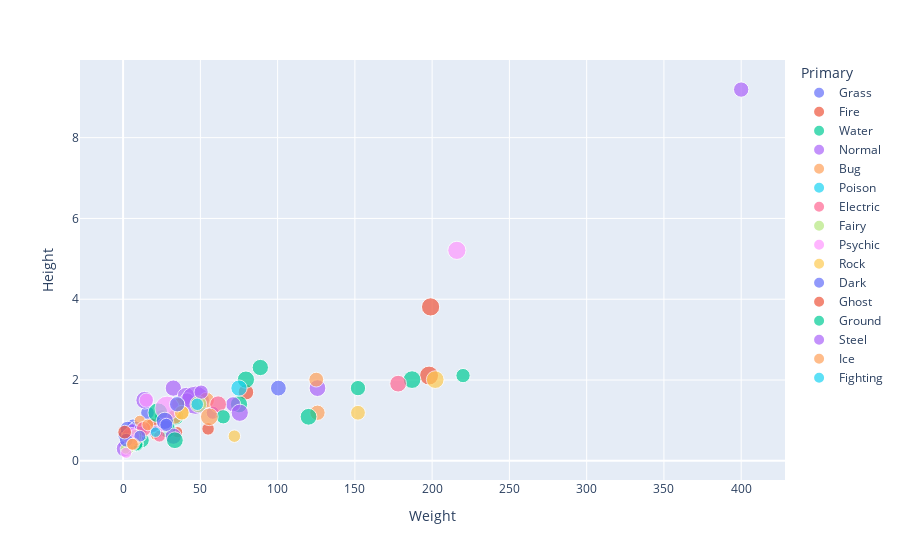

Notebook cell for this chart:
### Code cell
gen2_df = pokemon.loc[pokemon['Generation']==2]

gen2_df

fig = px.scatter(gen2_df, x="Weight",
                y="Height", size='HP',color='Primary',
                color_discrete_map=colours, hover_name="Name")
fig.show()

### Figure 1 — Plotly figure (JSON) as saved in the notebook; plotly's stock layout.template omitted (floating-point values rounded to 4 significant figures)
{"data": [{"hovertemplate": "<b>%{hovertext}</b><br><br>Primary=Grass<br>Weight=%{x}<br>Height=%{y}<br>HP=%{marker.size}<extra></extra>", "hovertext": ["Chikorita", "Bayleef", "Meganium", "Bellossom", "Hoppip", "Skiploom", "Jumpluff", "Sunkern", "Sunflora"], "legendgroup": "Grass", "marker": {"color": "#636efa", "size": [45, 60, 80, 75, 35, 55, 75, 30, 75], "sizemode": "area", "sizeref": 0.6375, "symbol": "circle"}, "mode": "markers", "name": "Grass", "orientation": "v", "showlegend": true, "type": "scatter", "x": [6.4, 15.8, 100.5, 5.8, 0.5, 1, 3, 1.8, 8.5], "xaxis": "x", "y": [0.89, 1.19, 1.8, 0.41, 0.41, 0.61, 0.79, 0.3, 0.79], "yaxis": "y"}, {"hovertemplate": "<b>%{hovertext}</b><br><br>Primary=Fire<br>Weight=%{x}<br>Height=%{y}<br>HP=%{marker.size}<extra></extra>", "hovertext": ["Cyndaquil", "Quilava", "Typhlosion", "Slugma", "Magcargo", "Magby", "Entei", "Ho-Oh"], "legendgroup": "Fire", "marker": {"color": "#EF553B", "size": [39, 58, 78, 40, 50, 45, 115, 106], "sizemode": "area", "sizeref": 0.6375, "symbol": "circle"}, "mode": "markers", "name": "Fire", "orientation": "v", "showlegend": true, "type": "scatter", "x": [7.9, 19, 79.5, 35, 55, 21.4, 198, 199], "xaxis": "x", "y": [0.51, 0.89, 1.7, 0.71, 0.79, 0.71, 2.11, 3.81], "yaxis": "y"}, {"hovertemplate": "<b>%{hovertext}</b><br><br>Primary=Water<br>Weight=%{x}<br>Height=%{y}<br>HP=%{marker.size}<extra></extra>", "hovertext": ["Totodile", "Croconaw", "Feraligatr", "Chinchou", "Lanturn", "Marill", "Azumarill", "Politoed", "Wooper", "Quagsire", "Slowking", "Qwilfish", "Corsola", "Remoraid", "Octillery", "Mantine", "Kingdra", "Suicune"], "legendgroup": "Water", "marker": {"color": "#00cc96", "size": [50, 65, 85, 75, 125, 70, 100, 90, 55, 95, 95, 65, 55, 35, 75, 65, 75, 100], "sizemode": "area", "sizeref": 0.6375, "symbol": "circle"}, "mode": "markers", "name": "Water", "orientation": "v", "showlegend": true, "type": "scatter", "x": [9.5, 25, 88.8, 12, 22.5, 8.5, 28.5, 33.9, 8.5, 75, 79.5, 3.9, 5, 12, 28.5, 220, 152, 187], "xaxis": "x", "y": [0.61, 1.09, 2.31, 0.51, 1.19, 0.41, 0.79, 1.09, 0.41, 1.4, 2.01, 0.51, 0.61, 0.61, 0.89, 2.11, 1.8, 2.01], "yaxis": "y"}, {"hovertemplate": "<b>%{hovertext}</b><br><br>Primary=Normal<br>Weight=%{x}<br>Height=%{y}<br>HP=%{marker.size}<extra></extra>", "hovertext": ["Sentret", "Furret", "Hoothoot", "Noctowl", "Igglybuff", "Aipom", "Girafarig", "Dunsparce", "Teddiursa", "Ursaring", "Porygon2", "Stantler", "Smeargle", "Miltank", "Blissey"], "legendgroup": "Normal", "marker": {"color": "#ab63fa", "size": [35, 85, 60, 100, 90, 55, 70, 100, 60, 90, 85, 73, 55, 95, 255], "sizemode": "area", "sizeref": 0.6375, "symbol": "circle"}, "mode": "markers", "name": "Normal", "orientation": "v", "showlegend": true, "type": "scatter", "x": [6, 32.5, 21.2, 40.8, 1, 11.5, 41.5, 14, 8.8, 125.8, 32.5, 71.2, 58, 75.5, 46.8], "xaxis": "x", "y": [0.79, 1.8, 0.71, 1.6, 0.3, 0.79, 1.5, 1.5, 0.61, 1.8, 0.61, 1.4, 1.19, 1.19, 1.5], "yaxis": "y"}, {"hovertemplate": "<b>%{hovertext}</b><br><br>Primary=Bug<br>Weight=%{x}<br>Height=%{y}<br>HP=%{marker.size}<extra></extra>", "hovertext": ["Ledyba", "Ledian", "Spinarak", "Ariados", "Yanma", "Pineco", "Forretress", "Scizor", "Shuckle", "Heracross"], "legendgroup": "Bug", "marker": {"color": "#FFA15A", "size": [40, 55, 40, 70, 65, 50, 75, 70, 20, 80], "sizemode": "area", "sizeref": 0.6375, "symbol": "circle"}, "mode": "markers", "name": "Bug", "orientation": "v", "showlegend": true, "type": "scatter", "x": [10.8, 35.6, 8.5, 33.5, 38, 7.2, 125.8, 125, 20.5, 54], "xaxis": "x", "y": [0.99, 1.4, 0.51, 1.09, 1.19, 0.61, 1.19, 2.01, 0.61, 1.5], "yaxis": "y"}, {"hovertemplate": "<b>%{hovertext}</b><br><br>Primary=Poison<br>Weight=%{x}<br>Height=%{y}<br>HP=%{marker.size}<extra></extra>", "hovertext": ["Crobat"], "legendgroup": "Poison", "marker": {"color": "#19d3f3", "size": [85], "sizemode": "area", "sizeref": 0.6375, "symbol": "circle"}, "mode": "markers", "name": "Poison", "orientation": "v", "showlegend": true, "type": "scatter", "x": [75], "xaxis": "x", "y": [1.8], "yaxis": "y"}, {"hovertemplate": "<b>%{hovertext}</b><br><br>Primary=Electric<br>Weight=%{x}<br>Height=%{y}<br>HP=%{marker.size}<extra></extra>", "hovertext": ["Pichu", "Mareep", "Flaaffy", "Ampharos", "Elekid", "Raikou"], "legendgroup": "Electric", "marker": {"color": "#FF6692", "size": [20, 55, 70, 90, 45, 90], "sizemode": "area", "sizeref": 0.6375, "symbol": "circle"}, "mode": "markers", "name": "Electric", "orientation": "v", "showlegend": true, "type": "scatter", "x": [2, 7.8, 13.3, 61.5, 23.5, 178], "xaxis": "x", "y": [0.3, 0.61, 0.79, 1.4, 0.61, 1.91], "yaxis": "y"}, {"hovertemplate": "<b>%{hovertext}</b><br><br>Primary=Fairy<br>Weight=%{x}<br>Height=%{y}<br>HP=%{marker.size}<extra></extra>", "hovertext": ["Cleffa", "Togepi", "Togetic", "Snubbull", "Granbull"], "legendgroup": "Fairy", "marker": {"color": "#B6E880", "size": [50, 35, 55, 60, 90], "sizemode": "area", "sizeref": 0.6375, "symbol": "circle"}, "mode": "markers", "name": "Fairy", "orientation": "v", "showlegend": true, "type": "scatter", "x": [3, 1.5, 3.2, 7.8, 48.7], "xaxis": "x", "y": [0.3, 0.3, 0.61, 0.61, 1.4], "yaxis": "y"}, {"hovertemplate": "<b>%{hovertext}</b><br><br>Primary=Psychic<br>Weight=%{x}<br>Height=%{y}<br>HP=%{marker.size}<extra></extra>", "hovertext": ["Natu", "Xatu", "Espeon", "Unown", "Wobbuffet", "Lugia", "Celebi"], "legendgroup": "Psychic", "marker": {"color": "#FF97FF", "size": [40, 65, 65, 48, 190, 106, 100], "sizemode": "area", "sizeref": 0.6375, "symbol": "circle"}, "mode": "markers", "name": "Psychic", "orientation": "v", "showlegend": true, "type": "scatter", "x": [2, 15, 26.5, 5, 28.5, 216, 5], "xaxis": "x", "y": [0.2, 1.5, 0.89, 0.51, 1.3, 5.21, 0.61], "yaxis": "y"}, {"hovertemplate": "<b>%{hovertext}</b><br><br>Primary=Rock<br>Weight=%{x}<br>Height=%{y}<br>HP=%{marker.size}<extra></extra>", "hovertext": ["Sudowoodo", "Larvitar", "Pupitar", "Tyranitar"], "legendgroup": "Rock", "marker": {"color": "#FECB52", "size": [70, 50, 70, 100], "sizemode": "area", "sizeref": 0.6375, "symbol": "circle"}, "mode": "markers", "name": "Rock", "orientation": "v", "showlegend": true, "type": "scatter", "x": [38, 72, 152, 202], "xaxis": "x", "y": [1.19, 0.61, 1.19, 2.01], "yaxis": "y"}, {"hovertemplate": "<b>%{hovertext}</b><br><br>Primary=Dark<br>Weight=%{x}<br>Height=%{y}<br>HP=%{marker.size}<extra></extra>", "hovertext": ["Umbreon", "Murkrow", "Sneasel", "Houndour", "Houndoom"], "legendgroup": "Dark", "marker": {"color": "#636efa", "size": [95, 60, 55, 45, 75], "sizemode": "area", "sizeref": 0.6375, "symbol": "circle"}, "mode": "markers", "name": "Dark", "orientation": "v", "showlegend": true, "type": "scatter", "x": [27, 2.1, 28, 10.8, 35], "xaxis": "x", "y": [0.99, 0.51, 0.89, 0.61, 1.4], "yaxis": "y"}, {"hovertemplate": "<b>%{hovertext}</b><br><br>Primary=Ghost<br>Weight=%{x}<br>Height=%{y}<br>HP=%{marker.size}<extra></extra>", "hovertext": ["Misdreavus"], "legendgroup": "Ghost", "marker": {"color": "#EF553B", "size": [60], "sizemode": "area", "sizeref": 0.6375, "symbol": "circle"}, "mode": "markers", "name": "Ghost", "orientation": "v", "showlegend": true, "type": "scatter", "x": [1], "xaxis": "x", "y": [0.71], "yaxis": "y"}, {"hovertemplate": "<b>%{hovertext}</b><br><br>Primary=Ground<br>Weight=%{x}<br>Height=%{y}<br>HP=%{marker.size}<extra></extra>", "hovertext": ["Gligar", "Phanpy", "Donphan"], "legendgroup": "Ground", "marker": {"color": "#00cc96", "size": [65, 90, 90], "sizemode": "area", "sizeref": 0.6375, "symbol": "circle"}, "mode": "markers", "name": "Ground", "orientation": "v", "showlegend": true, "type": "scatter", "x": [64.8, 33.5, 120], "xaxis": "x", "y": [1.09, 0.51, 1.09], "yaxis": "y"}, {"hovertemplate": "<b>%{hovertext}</b><br><br>Primary=Steel<br>Weight=%{x}<br>Height=%{y}<br>HP=%{marker.size}<extra></extra>", "hovertext": ["Steelix", "Skarmory"], "legendgroup": "Steel", "marker": {"color": "#ab63fa", "size": [75, 65], "sizemode": "area", "sizeref": 0.6375, "symbol": "circle"}, "mode": "markers", "name": "Steel", "orientation": "v", "showlegend": true, "type": "scatter", "x": [400, 50.5], "xaxis": "x", "y": [9.19, 1.7], "yaxis": "y"}, {"hovertemplate": "<b>%{hovertext}</b><br><br>Primary=Ice<br>Weight=%{x}<br>Height=%{y}<br>HP=%{marker.size}<extra></extra>", "hovertext": ["Swinub", "Piloswine", "Delibird", "Smoochum"], "legendgroup": "Ice", "marker": {"color": "#FFA15A", "size": [50, 100, 45, 45], "sizemode": "area", "sizeref": 0.6375, "symbol": "circle"}, "mode": "markers", "name": "Ice", "orientation": "v", "showlegend": true, "type": "scatter", "x": [6.5, 55.8, 16, 6], "xaxis": "x", "y": [0.41, 1.09, 0.89, 0.41], "yaxis": "y"}, {"hovertemplate": "<b>%{hovertext}</b><br><br>Primary=Fighting<br>Weight=%{x}<br>Height=%{y}<br>HP=%{marker.size}<extra></extra>", "hovertext": ["Tyrogue", "Hitmontop"], "legendgroup": "Fighting", "marker": {"color": "#19d3f3", "size": [35, 50], "sizemode": "area", "sizeref": 0.6375, "symbol": "circle"}, "mode": "markers", "name": "Fighting", "orientation": "v", "showlegend": true, "type": "scatter", "x": [21, 48], "xaxis": "x", "y": [0.71, 1.4], "yaxis": "y"}], "layout": {"legend": {"itemsizing": "constant", "title": {"text": "Primary"}, "tracegroupgap": 0}, "margin": {"t": 60}, "xaxis": {"anchor": "y", "domain": [0, 1], "title": {"text": "Weight"}}, "yaxis": {"anchor": "x", "domain": [0, 1], "title": {"text": "Height"}}}}
